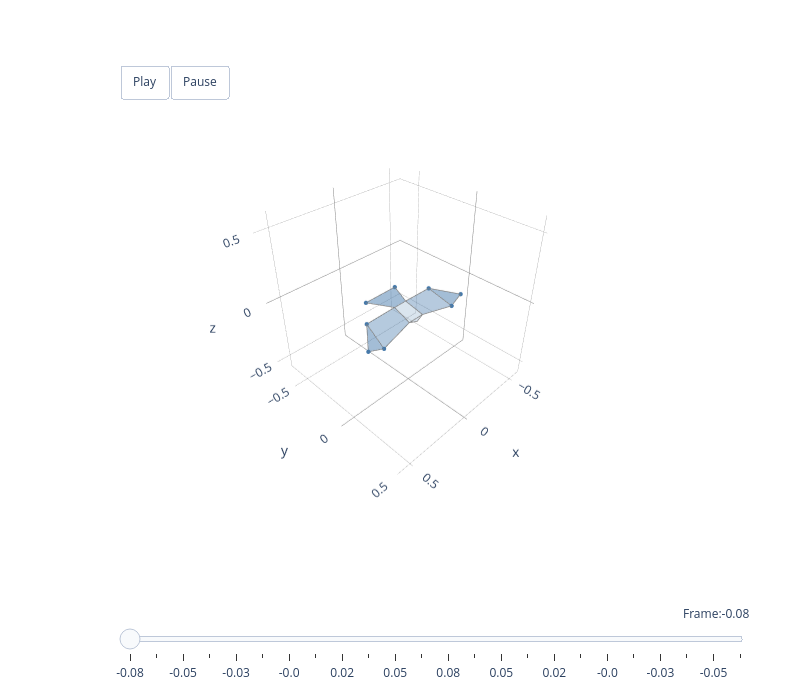
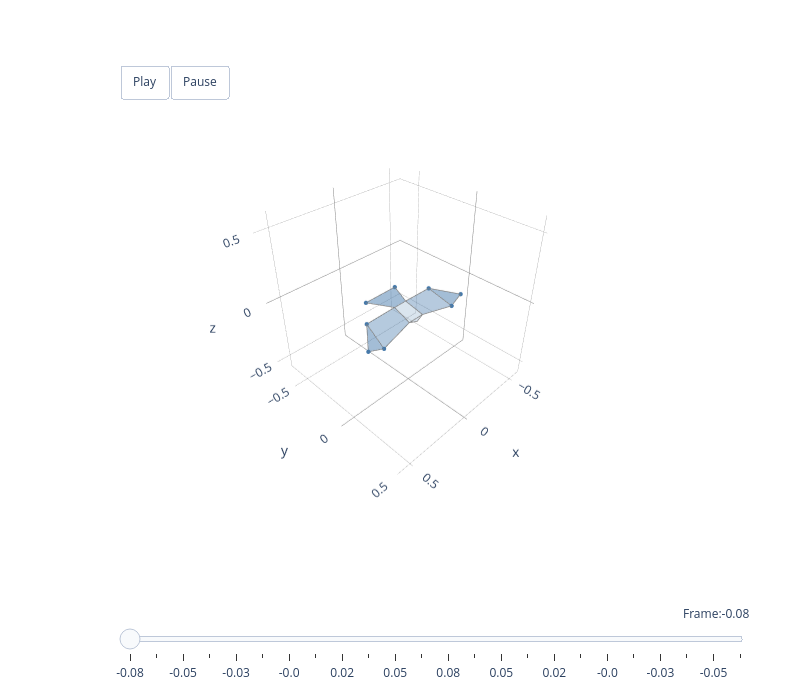

The notebook cell saved with these charts, in order:
### Markdown cell above
### Mode 4 — Tail Spreading (~2% variance)

The fourth mode isolates tail spreading and contraction. These first four modes together capture ~96.3% of all morphing variance and describe the **major planform shape changes**.

### Code cell
animate_mode(4, hawk3d, principal_components, scores, mu, colour_list,
             sign_fn=apply_sign_conventions)

### Figure 1 — Plotly figure (JSON) as saved in the notebook; plotly's stock layout.template omitted (floating-point values rounded to 4 significant figures)
{"data": [{"color": "#4579AA", "hoverinfo": "none", "opacity": 0.5, "type": "mesh3d", "x": [-0.4193, -0.3095, -0.2802], "y": [0.07837, 0.09383, -0.08866], "z": [-0.05218, -0.08622, -0.01781]}, {"hoverinfo": "name", "line": {"color": "grey", "width": 1.5}, "mode": "lines", "name": "left_handwing #4579AA", "type": "scatter3d", "x": [-0.4193, -0.3095, -0.2802, -0.4193], "y": [0.07837, 0.09383, -0.08866, 0.07837], "z": [-0.05218, -0.08622, -0.01781, -0.05218]}, {"color": "#4579AA", "hoverinfo": "none", "opacity": 0.5, "type": "mesh3d", "x": [0.4193, 0.3095, 0.2802], "y": [0.07837, 0.09383, -0.08866], "z": [-0.05218, -0.08622, -0.01781]}, {"hoverinfo": "name", "line": {"color": "grey", "width": 1.5}, "mode": "lines", "name": "right_handwing #4579AA", "type": "scatter3d", "x": [0.4193, 0.3095, 0.2802, 0.4193], "y": [0.07837, 0.09383, -0.08866, 0.07837], "z": [-0.05218, -0.08622, -0.01781, -0.05218]}, {"color": "#4579AA", "hoverinfo": "none", "opacity": 0.4, "type": "mesh3d", "x": [-0.3095, -0.2802, -0.05, -0.06], "y": [0.09383, -0.08866, -0.08, 0.06], "z": [-0.08622, -0.01781, -0.005, -0.045]}, {"hoverinfo": "name", "line": {"color": "grey", "width": 1.5}, "mode": "lines", "name": "left_armwing #4579AA", "type": "scatter3d", "x": [-0.3095, -0.2802, -0.05, -0.06, -0.3095], "y": [0.09383, -0.08866, -0.08, 0.06, 0.09383], "z": [-0.08622, -0.01781, -0.005, -0.045, -0.08622]}, {"color": "#4579AA", "hoverinfo": "none", "opacity": 0.4, "type": "mesh3d", "x": [0.3095, 0.2802, 0.05, 0.06], "y": [0.09383, -0.08866, -0.08, 0.06], "z": [-0.08622, -0.01781, -0.005, -0.045]}, {"hoverinfo": "name", "line": {"color": "grey", "width": 1.5}, "mode": "lines", "name": "right_armwing #4579AA", "type": "scatter3d", "x": [0.3095, 0.2802, 0.05, 0.06, 0.3095], "y": [0.09383, -0.08866, -0.08, 0.06, 0.09383], "z": [-0.08622, -0.01781, -0.005, -0.045, -0.08622]}, {"color": "#4579AA", "hoverinfo": "none", "opacity": 0.2, "type": "mesh3d", "x": [0.06, -0.06, -0.05, 0.05], "y": [0.06, 0.06, -0.08, -0.08], "z": [-0.045, -0.045, -0.005, -0.005]}, {"hoverinfo": "name", "line": {"color": "grey", "width": 1.5}, "mode": "lines", "name": "body #4579AA", "type": "scatter3d", "x": [0.06, -0.06, -0.05, 0.05, 0.06], "y": [0.06, 0.06, -0.08, -0.08, 0.06], "z": [-0.045, -0.045, -0.005, -0.005, -0.045]}, {"color": "#4579AA", "hoverinfo": "none", "opacity": 0.2, "type": "mesh3d", "x": [0.06, 3.743e-05, -0.06], "y": [0.06, 0.0705, 0.06], "z": [-0.045, -0.0617, -0.045]}, {"hoverinfo": "name", "line": {"color": "grey", "width": 1.5}, "mode": "lines", "name": "head #4579AA", "type": "scatter3d", "x": [0.06, 3.743e-05, -0.06, 0.06], "y": [0.06, 0.0705, 0.06, 0.06], "z": [-0.045, -0.0617, -0.045, -0.045]}, {"color": "#4579AA", "hoverinfo": "none", "opacity": 0.5, "type": "mesh3d", "x": [0.131, -0.131, -0.05, 0.05], "y": [-0.2633, -0.2633, -0.08, -0.08], "z": [-0.01984, -0.01984, -0.005, -0.005]}, {"hoverinfo": "name", "line": {"color": "grey", "width": 1.5}, "mode": "lines", "name": "tail #4579AA", "type": "scatter3d", "x": [0.131, -0.131, -0.05, 0.05, 0.131], "y": [-0.2633, -0.2633, -0.08, -0.08, -0.2633], "z": [-0.01984, -0.01984, -0.005, -0.005, -0.01984]}, {"hoverinfo": "none", "marker": {"color": "#4579AA", "opacity": 1, "size": 2.5}, "mode": "markers", "type": "scatter3d", "x": [-0.4193, 0.4193, -0.3095, 0.3095, -0.2802, 0.2802, -0.131, 0.131], "y": [0.07837, 0.07837, 0.09383, 0.09383, -0.08866, -0.08866, -0.2633, -0.2633], "z": [-0.05218, -0.05218, -0.08622, -0.08622, -0.01781, -0.01781, -0.01984, -0.01984]}], "layout": {"height": 700, "margin": {"b": 100, "l": 50, "r": 50, "t": 100}, "scene": {"aspectmode": "cube", "aspectratio": {"x": 1, "y": 1, "z": 1}, "camera": {"eye": {"x": 1.5, "y": 1.5, "z": 1.5}, "up": {"x": 0, "y": 0, "z": 1}}, "domain": {"x": [0, 1], "y": [0.1, 1]}, "xaxis": {"backgroundcolor": "white", "dtick": 0.5, "gridcolor": "grey", "gridwidth": 0.5, "range": [-0.6049, 0.6049], "showbackground": true, "tick0": 0, "zerolinecolor": "grey"}, "yaxis": {"backgroundcolor": "white", "dtick": 0.5, "gridcolor": "grey", "gridwidth": 0.5, "range": [-0.6868, 0.523], "showbackground": true, "tick0": 0, "zerolinecolor": "grey"}, "zaxis": {"backgroundcolor": "white", "dtick": 0.5, "gridcolor": "grey", "gridwidth": 0.5, "range": [-0.6049, 0.6049], "showbackground": true, "tick0": 0, "zerolinecolor": "grey"}}, "showlegend": false, "sliders": [{"active": 0, "currentvalue": {"font": {"size": 12}, "prefix": "Frame:", "visible": true, "xanchor": "right"}, "len": 0.9, "pad": {"b": 10, "t": 50}, "steps": [{"args": [[0], {"frame": {"duration": 300, "redraw": true}, "mode": "immediate", "transition": {"duration": 300}}], "label": "-0.08", "method": "animate"}, {"args": [[1], {"frame": {"duration": 300, "redraw": true}, "mode": "immediate", "transition": {"duration": 300}}], "label": "-0.07", "method": "animate"}, {"args": [[2], {"frame": {"duration": 300, "redraw": true}, "mode": "immediate", "transition": {"duration": 300}}], "label": "-0.05", "method": "animate"}, {"args": [[3], {"frame": {"duration": 300, "redraw": true}, "mode": "immediate", "transition": {"duration": 300}}], "label": "-0.04", "method": "animate"}, {"args": [[4], {"frame": {"duration": 300, "redraw": true}, "mode": "immediate", "transition": {"duration": 300}}], "label": "-0.03", "method": "animate"}, {"args": [[5], {"frame": {"duration": 300, "redraw": true}, "mode": "immediate", "transition": {"duration": 300}}], "label": "-0.01", "method": "animate"}, {"args": [[6], {"frame": {"duration": 300, "redraw": true}, "mode": "immediate", "transition": {"duration": 300}}], "label": "-0.0", "method": "animate"}, {"args": [[7], {"frame": {"duration": 300, "redraw": true}, "mode": "immediate", "transition": {"duration": 300}}], "label": "0.01", "method": "animate"}, {"args": [[8], {"frame": {"duration": 300, "redraw": true}, "mode": "immediate", "transition": {"duration": 300}}], "label": "0.02", "method": "animate"}, {"args": [[9], {"frame": {"duration": 300, "redraw": true}, "mode": "immediate", "transition": {"duration": 300}}], "label": "0.04", "method": "animate"}, {"args": [[10], {"frame": {"duration": 300, "redraw": true}, "mode": "immediate", "transition": {"duration": 300}}], "label": "0.05", "method": "animate"}, {"args": [[11], {"frame": {"duration": 300, "redraw": true}, "mode": "immediate", "transition": {"duration": 300}}], "label": "0.06", "method": "animate"}, {"args": [[12], {"frame": {"duration": 300, "redraw": true}, "mode": "immediate", "transition": {"duration": 300}}], "label": "0.08", "method": "animate"}, {"args": [[13], {"frame": {"duration": 300, "redraw": true}, "mode": "immediate", "transition": {"duration": 300}}], "label": "0.06", "method": "animate"}, {"args": [[14], {"frame": {"duration": 300, "redraw": true}, "mode": "immediate", "transition": {"duration": 300}}], "label": "0.05", "method": "animate"}, {"args": [[15], {"frame": {"duration": 300, "redraw": true}, "mode": "immediate", "transition": {"duration": 300}}], "label": "0.04", "method": "animate"}, {"args": [[16], {"frame": {"duration": 300, "redraw": true}, "mode": "immediate", "transition": {"duration": 300}}], "label": "0.02", "method": "animate"}, {"args": [[17], {"frame": {"duration": 300, "redraw": true}, "mode": "immediate", "transition": {"duration": 300}}], "label": "0.01", "method": "animate"}, {"args": [[18], {"frame": {"duration": 300, "redraw": true}, "mode": "immediate", "transition": {"duration": 300}}], "label": "-0.0", "method": "animate"}, {"args": [[19], {"frame": {"duration": 300, "redraw": true}, "mode": "immediate", "transition": {"duration": 300}}], "label": "-0.01", "method": "animate"}, {"args": [[20], {"frame": {"duration": 300, "redraw": true}, "mode": "immediate", "transition": {"duration": 300}}], "label": "-0.03", "method": "animate"}, {"args": [[21], {"frame": {"duration": 300, "redraw": true}, "mode": "immediate", "transition": {"duration": 300}}], "label": "-0.04", "method": "animate"}, {"args": [[22], {"frame": {"duration": 300, "redraw": true}, "mode": "immediate", "transition": {"duration": 300}}], "label": "-0.05", "method": "animate"}, {"args": [[23], {"frame": {"duration": 300, "redraw": true}, "mode": "immediate", "transition": {"duration": 300}}], "label": "-0.07", "method": "animate"}], "transition": {"duration": 300, "easing": "cubic-in-out"}, "x": 0.1, "xanchor": "left", "y": 0, "yanchor": "top"}], "updatemenus": [{"buttons": [{"args": [null, {"frame": {"duration": 100, "redraw": true}, "mode": "immediate"}], "label": "Play", "method": "animate"}, {"args": [[null], {"frame": {"duration": 0, "redraw": true}, "mode": "immediate"}], "label": "Pause", "method": "animate"}], "direction": "left", "pad": {"r": 10, "t": 10}, "showactive": false, "type": "buttons", "x": 0.1, "xanchor": "left", "y": 1.1, "yanchor": "top"}], "width": 800}}

### Figure 2 — Plotly figure (JSON) as saved in the notebook; plotly's stock layout.template omitted (floating-point values rounded to 4 significant figures)
{"data": [{"color": "#4579AA", "hoverinfo": "none", "opacity": 0.5, "type": "mesh3d", "x": [-0.4193, -0.3095, -0.2802], "y": [0.07837, 0.09383, -0.08866], "z": [-0.05218, -0.08622, -0.01781]}, {"hoverinfo": "name", "line": {"color": "grey", "width": 1.5}, "mode": "lines", "name": "left_handwing #4579AA", "type": "scatter3d", "x": [-0.4193, -0.3095, -0.2802, -0.4193], "y": [0.07837, 0.09383, -0.08866, 0.07837], "z": [-0.05218, -0.08622, -0.01781, -0.05218]}, {"color": "#4579AA", "hoverinfo": "none", "opacity": 0.5, "type": "mesh3d", "x": [0.4193, 0.3095, 0.2802], "y": [0.07837, 0.09383, -0.08866], "z": [-0.05218, -0.08622, -0.01781]}, {"hoverinfo": "name", "line": {"color": "grey", "width": 1.5}, "mode": "lines", "name": "right_handwing #4579AA", "type": "scatter3d", "x": [0.4193, 0.3095, 0.2802, 0.4193], "y": [0.07837, 0.09383, -0.08866, 0.07837], "z": [-0.05218, -0.08622, -0.01781, -0.05218]}, {"color": "#4579AA", "hoverinfo": "none", "opacity": 0.4, "type": "mesh3d", "x": [-0.3095, -0.2802, -0.05, -0.06], "y": [0.09383, -0.08866, -0.08, 0.06], "z": [-0.08622, -0.01781, -0.005, -0.045]}, {"hoverinfo": "name", "line": {"color": "grey", "width": 1.5}, "mode": "lines", "name": "left_armwing #4579AA", "type": "scatter3d", "x": [-0.3095, -0.2802, -0.05, -0.06, -0.3095], "y": [0.09383, -0.08866, -0.08, 0.06, 0.09383], "z": [-0.08622, -0.01781, -0.005, -0.045, -0.08622]}, {"color": "#4579AA", "hoverinfo": "none", "opacity": 0.4, "type": "mesh3d", "x": [0.3095, 0.2802, 0.05, 0.06], "y": [0.09383, -0.08866, -0.08, 0.06], "z": [-0.08622, -0.01781, -0.005, -0.045]}, {"hoverinfo": "name", "line": {"color": "grey", "width": 1.5}, "mode": "lines", "name": "right_armwing #4579AA", "type": "scatter3d", "x": [0.3095, 0.2802, 0.05, 0.06, 0.3095], "y": [0.09383, -0.08866, -0.08, 0.06, 0.09383], "z": [-0.08622, -0.01781, -0.005, -0.045, -0.08622]}, {"color": "#4579AA", "hoverinfo": "none", "opacity": 0.2, "type": "mesh3d", "x": [0.06, -0.06, -0.05, 0.05], "y": [0.06, 0.06, -0.08, -0.08], "z": [-0.045, -0.045, -0.005, -0.005]}, {"hoverinfo": "name", "line": {"color": "grey", "width": 1.5}, "mode": "lines", "name": "body #4579AA", "type": "scatter3d", "x": [0.06, -0.06, -0.05, 0.05, 0.06], "y": [0.06, 0.06, -0.08, -0.08, 0.06], "z": [-0.045, -0.045, -0.005, -0.005, -0.045]}, {"color": "#4579AA", "hoverinfo": "none", "opacity": 0.2, "type": "mesh3d", "x": [0.06, 3.743e-05, -0.06], "y": [0.06, 0.0705, 0.06], "z": [-0.045, -0.0617, -0.045]}, {"hoverinfo": "name", "line": {"color": "grey", "width": 1.5}, "mode": "lines", "name": "head #4579AA", "type": "scatter3d", "x": [0.06, 3.743e-05, -0.06, 0.06], "y": [0.06, 0.0705, 0.06, 0.06], "z": [-0.045, -0.0617, -0.045, -0.045]}, {"color": "#4579AA", "hoverinfo": "none", "opacity": 0.5, "type": "mesh3d", "x": [0.131, -0.131, -0.05, 0.05], "y": [-0.2633, -0.2633, -0.08, -0.08], "z": [-0.01984, -0.01984, -0.005, -0.005]}, {"hoverinfo": "name", "line": {"color": "grey", "width": 1.5}, "mode": "lines", "name": "tail #4579AA", "type": "scatter3d", "x": [0.131, -0.131, -0.05, 0.05, 0.131], "y": [-0.2633, -0.2633, -0.08, -0.08, -0.2633], "z": [-0.01984, -0.01984, -0.005, -0.005, -0.01984]}, {"hoverinfo": "none", "marker": {"color": "#4579AA", "opacity": 1, "size": 2.5}, "mode": "markers", "type": "scatter3d", "x": [-0.4193, 0.4193, -0.3095, 0.3095, -0.2802, 0.2802, -0.131, 0.131], "y": [0.07837, 0.07837, 0.09383, 0.09383, -0.08866, -0.08866, -0.2633, -0.2633], "z": [-0.05218, -0.05218, -0.08622, -0.08622, -0.01781, -0.01781, -0.01984, -0.01984]}], "layout": {"height": 700, "margin": {"b": 100, "l": 50, "r": 50, "t": 100}, "scene": {"aspectmode": "cube", "aspectratio": {"x": 1, "y": 1, "z": 1}, "camera": {"eye": {"x": 1.5, "y": 1.5, "z": 1.5}, "up": {"x": 0, "y": 0, "z": 1}}, "domain": {"x": [0, 1], "y": [0.1, 1]}, "xaxis": {"backgroundcolor": "white", "dtick": 0.5, "gridcolor": "grey", "gridwidth": 0.5, "range": [-0.6049, 0.6049], "showbackground": true, "tick0": 0, "zerolinecolor": "grey"}, "yaxis": {"backgroundcolor": "white", "dtick": 0.5, "gridcolor": "grey", "gridwidth": 0.5, "range": [-0.6868, 0.523], "showbackground": true, "tick0": 0, "zerolinecolor": "grey"}, "zaxis": {"backgroundcolor": "white", "dtick": 0.5, "gridcolor": "grey", "gridwidth": 0.5, "range": [-0.6049, 0.6049], "showbackground": true, "tick0": 0, "zerolinecolor": "grey"}}, "showlegend": false, "sliders": [{"active": 0, "currentvalue": {"font": {"size": 12}, "prefix": "Frame:", "visible": true, "xanchor": "right"}, "len": 0.9, "pad": {"b": 10, "t": 50}, "steps": [{"args": [[0], {"frame": {"duration": 300, "redraw": true}, "mode": "immediate", "transition": {"duration": 300}}], "label": "-0.08", "method": "animate"}, {"args": [[1], {"frame": {"duration": 300, "redraw": true}, "mode": "immediate", "transition": {"duration": 300}}], "label": "-0.07", "method": "animate"}, {"args": [[2], {"frame": {"duration": 300, "redraw": true}, "mode": "immediate", "transition": {"duration": 300}}], "label": "-0.05", "method": "animate"}, {"args": [[3], {"frame": {"duration": 300, "redraw": true}, "mode": "immediate", "transition": {"duration": 300}}], "label": "-0.04", "method": "animate"}, {"args": [[4], {"frame": {"duration": 300, "redraw": true}, "mode": "immediate", "transition": {"duration": 300}}], "label": "-0.03", "method": "animate"}, {"args": [[5], {"frame": {"duration": 300, "redraw": true}, "mode": "immediate", "transition": {"duration": 300}}], "label": "-0.01", "method": "animate"}, {"args": [[6], {"frame": {"duration": 300, "redraw": true}, "mode": "immediate", "transition": {"duration": 300}}], "label": "-0.0", "method": "animate"}, {"args": [[7], {"frame": {"duration": 300, "redraw": true}, "mode": "immediate", "transition": {"duration": 300}}], "label": "0.01", "method": "animate"}, {"args": [[8], {"frame": {"duration": 300, "redraw": true}, "mode": "immediate", "transition": {"duration": 300}}], "label": "0.02", "method": "animate"}, {"args": [[9], {"frame": {"duration": 300, "redraw": true}, "mode": "immediate", "transition": {"duration": 300}}], "label": "0.04", "method": "animate"}, {"args": [[10], {"frame": {"duration": 300, "redraw": true}, "mode": "immediate", "transition": {"duration": 300}}], "label": "0.05", "method": "animate"}, {"args": [[11], {"frame": {"duration": 300, "redraw": true}, "mode": "immediate", "transition": {"duration": 300}}], "label": "0.06", "method": "animate"}, {"args": [[12], {"frame": {"duration": 300, "redraw": true}, "mode": "immediate", "transition": {"duration": 300}}], "label": "0.08", "method": "animate"}, {"args": [[13], {"frame": {"duration": 300, "redraw": true}, "mode": "immediate", "transition": {"duration": 300}}], "label": "0.06", "method": "animate"}, {"args": [[14], {"frame": {"duration": 300, "redraw": true}, "mode": "immediate", "transition": {"duration": 300}}], "label": "0.05", "method": "animate"}, {"args": [[15], {"frame": {"duration": 300, "redraw": true}, "mode": "immediate", "transition": {"duration": 300}}], "label": "0.04", "method": "animate"}, {"args": [[16], {"frame": {"duration": 300, "redraw": true}, "mode": "immediate", "transition": {"duration": 300}}], "label": "0.02", "method": "animate"}, {"args": [[17], {"frame": {"duration": 300, "redraw": true}, "mode": "immediate", "transition": {"duration": 300}}], "label": "0.01", "method": "animate"}, {"args": [[18], {"frame": {"duration": 300, "redraw": true}, "mode": "immediate", "transition": {"duration": 300}}], "label": "-0.0", "method": "animate"}, {"args": [[19], {"frame": {"duration": 300, "redraw": true}, "mode": "immediate", "transition": {"duration": 300}}], "label": "-0.01", "method": "animate"}, {"args": [[20], {"frame": {"duration": 300, "redraw": true}, "mode": "immediate", "transition": {"duration": 300}}], "label": "-0.03", "method": "animate"}, {"args": [[21], {"frame": {"duration": 300, "redraw": true}, "mode": "immediate", "transition": {"duration": 300}}], "label": "-0.04", "method": "animate"}, {"args": [[22], {"frame": {"duration": 300, "redraw": true}, "mode": "immediate", "transition": {"duration": 300}}], "label": "-0.05", "method": "animate"}, {"args": [[23], {"frame": {"duration": 300, "redraw": true}, "mode": "immediate", "transition": {"duration": 300}}], "label": "-0.07", "method": "animate"}], "transition": {"duration": 300, "easing": "cubic-in-out"}, "x": 0.1, "xanchor": "left", "y": 0, "yanchor": "top"}], "updatemenus": [{"buttons": [{"args": [null, {"frame": {"duration": 100, "redraw": true}, "mode": "immediate"}], "label": "Play", "method": "animate"}, {"args": [[null], {"frame": {"duration": 0, "redraw": true}, "mode": "immediate"}], "label": "Pause", "method": "animate"}], "direction": "left", "pad": {"r": 10, "t": 10}, "showactive": false, "type": "buttons", "x": 0.1, "xanchor": "left", "y": 1.1, "yanchor": "top"}], "width": 800}}
